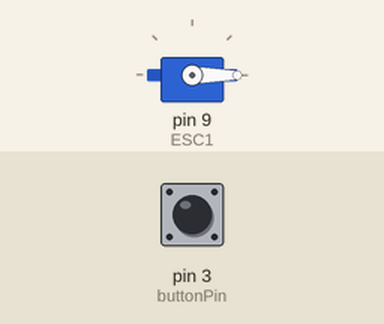
The sketch below on a simulated Arduino Uno, built with avr-gcc and run on an emulated ATmega328P. On the bench: servo. The test bench sets the inputs (shaded band); at power-on: pin 3 (buttonPin) LOW.

Above: at 1.2 s.
1.3 s: pin 3 (buttonPin) pulled HIGH for 0.15 s
At 1.37 s:
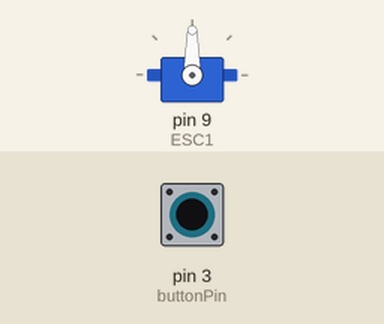
2.9 s: pin 3 (buttonPin) pulled HIGH for 3.2 s
At 7.1 s:
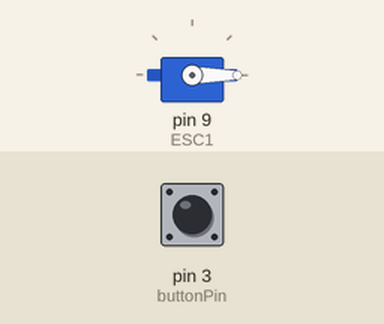
Timing chart, 0 to 8.6 s (numbered marks = the images above; inputs shaded):
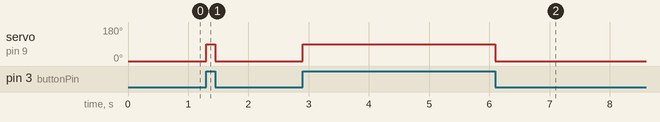

Measured:
- after the input at 1.3 s, servo on pin 9 (ESC1): 0° → 90° at once, → 0° 0.15 s later
- after the input at 2.9 s, servo on pin 9 (ESC1): 0° → 90° at once, → 0° 3.2 s later

The sketch:

cardSuffler.ino
```cpp
#include <Servo.h>

int buttonPin = 3;
int buttonState;

Servo ESC1;  //


void setup()
{

    // Attach the ESC on pin 9
  ESC1.attach(9,1000,2000); // (pin, min pulse width, max pulse width in microseconds)
}


// Main loop, read and display data
void loop()
{
  //digitalRead(buttonPin);
  buttonState = digitalRead(buttonPin);
  if(buttonState == 1){
  ESC1.write(90);
  } else {
    ESC1.write(0);
  }


}
```
